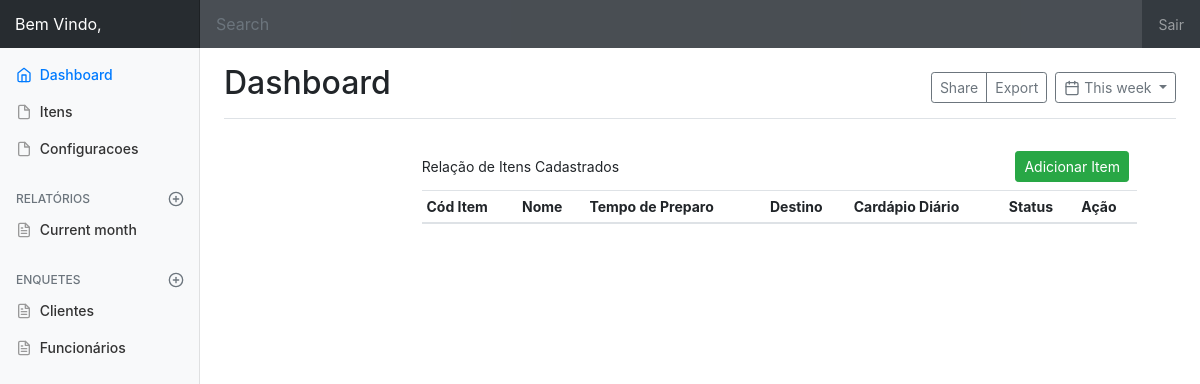
The app's page /dashboard/itens/ (signed in), older data.
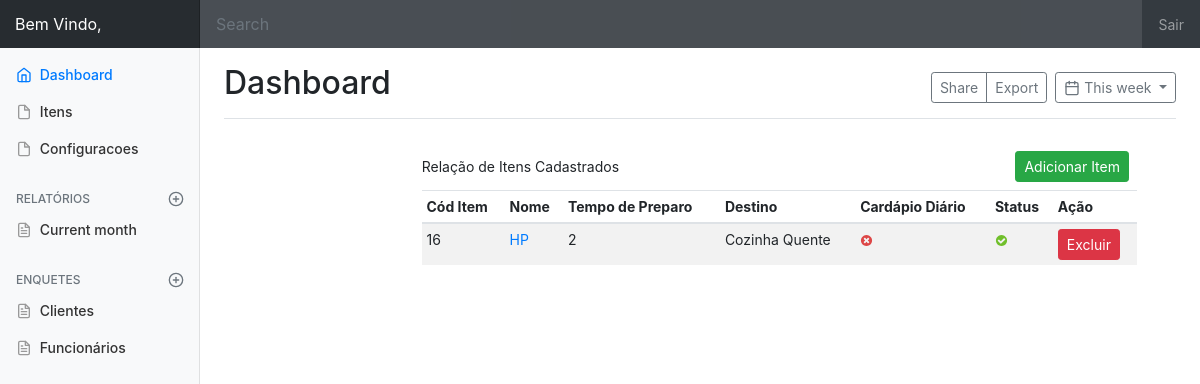
The same page, newer data.
### core/models.py (models this page shows, shortened)
class Item(models.Model):
    DESTINO_CHOICES = (
        ('Cozinha Fria', 'Cozinha Fria'),
        ('Cozinha Quente', 'Cozinha Quente'),
        ('Sobremesas', 'Sobremesas'),
    )
    nome = models.CharField('Nome', max_length=100)
    tempo_preparo = models.IntegerField('Tempo de Preparo (Min)')
    ativo = models.BooleanField('Ativo?', default=True)
    diario = models.BooleanField('Cardápio Diário', default=False,)
    destino = models.CharField('Cozinha Destino', max_length=14, choices=DESTINO_CHOICES)
    data_cadastro = models.DateTimeField('Data de Cadastro', auto_now_add=True)
    data_atualizacao = models.DateTimeField('Data de Atualização', auto_now=True)
    class Meta:
        verbose_name = 'Item'
        verbose_name_plural = 'Itens'

### gerencia/views.py (the view)
# urls.py: path('itens/', views.listar_itens, name='listar_itens'),
@login_required(login_url='/logar/')
def listar_itens(request):
    itens = Item.objects.all()
    contexto = {
        'titulo_pagina': 'Relação de Itens',
        'titulo': 'Relação de Itens Cadastrados',
        'itens': itens,
    }
    return render(request, 'gerencia/itens.html', contexto)

### gerencia/templates/gerencia/itens.html (shortened to what this page needs)
{% extends 'gerencia/base_dashboard.html' %}
{% load static %}
{% block conteudo%}
<main role="main" class="col-md-9 ml-sm-auto col-lg-10 pt-3 px-4">
    <div class="container-fluid">
        <div class="d-flex justify-content-between flex-wrap flex-md-nowrap align-items-center pb-2 mb
            <h3 class="h3">{{ titulo }}</h3>
            <div class="btn-toolbar mb-2 mb-md-0">
              <div class="btn-group mr-2">
                <form action="{% url 'gerencia:cadastrar_item' %}" method="POST" class="form">
                  <button class="btn btn-sm btn-success">Adicionar Item</button>
                </form>
              </div>
            </div>
        </div>
        <div class="table-responsive-fluid">
            <table class="table table-striped table-sm">
              <thead>
                <tr>
                  <th>Cód Item</th>
                  <th>Nome</th>
                  <th>Tempo de Preparo</th>
                  <th>Destino</th>
                  <th>Cardápio Diário</th>
                  <th>Status</th>
                  <th>Ação</th>
                </tr>
              </thead>
              <tbody>
              {% for item in itens %}
                <tr>
                  <td>{{ item.id }}</td>
                  <td><a href="{% url 'gerencia:atualizar_item' item.id %}">{{ item.nome }}</a></td>
                  <td>{{ item.tempo_preparo }}</td>
                  <td>{{ item.destino }}</td>
                    {% if item.diario == True %}
                        <td><img src="{% static 'icons/icon-yes.svg' %}" alt="True"></td>
                    {% else %}
                        <td><img src="{% static 'icons/icon-no.svg' %}" alt="False"></td>
                    {% endif %}
                  {% if item.ativo == True %}
                        <td><img src="{% static 'icons/icon-yes.svg' %}" alt="True"></td>
                    {% else %}
                        <td><img src="{% static 'icons/icon-no.svg' %}" alt="False"></td>
                    {% endif %}
                    <td>
                        <form action="{% url 'gerencia:excluir_item' item.id %}" method="POST" class="form">
                            <button type="submit" class="btn btn-sm btn-danger">Excluir</button>
                        </form>
                    </td>
                </tr>
              {% endfor %}
              </tbody>
            </table>
        </div>
    </div>
</main>
{% endblock %}

Row changes from the older to the newer data that the page shows:
added Item: id "16", nome "HP", tempo_preparo "2", destino "Cozinha Quente", diario False (drawn), ativo True (drawn)
